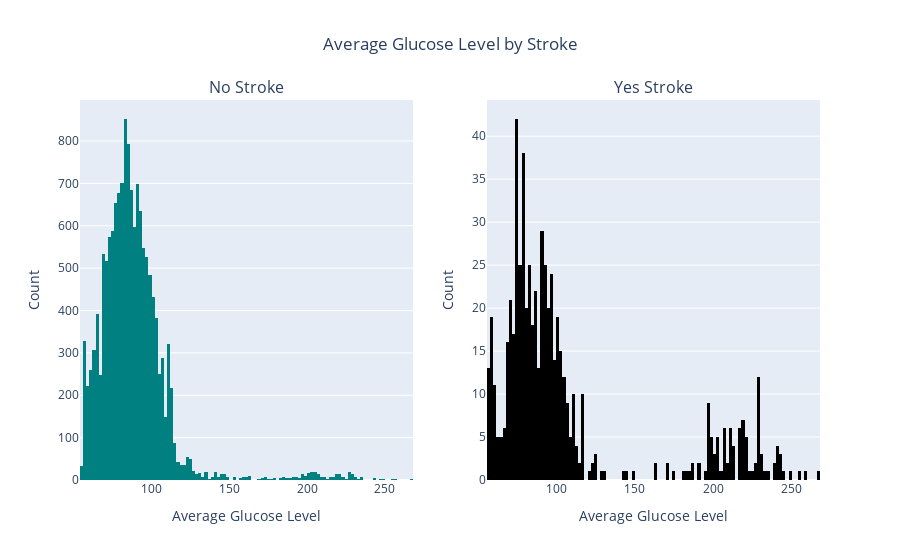

Here is the notebook cell this chart was saved with:
### Code cell
figure = custom_histogram('avg_glucose_level',['Average Glucose Level by Stroke', 'Average Glucose Level'])
figure.show()

### Figure 1 — Plotly figure (JSON) as saved in the notebook; plotly's stock layout.template omitted (floating-point values rounded to 4 significant figures; data arrays with more than 128 entries replaced by an {"elided": "..."} marker saying what was removed)
{"data": [{"alignmentgroup": "True", "bingroup": "x", "hovertemplate": "avg_glucose_level=%{x}<br>count=%{y}<extra></extra>", "legendgroup": "", "marker": {"color": "#008080", "pattern": {"shape": ""}}, "name": "", "offsetgroup": "", "orientation": "v", "showlegend": false, "type": "histogram", "x": {"elided": "14671 float values"}, "xaxis": "x", "yaxis": "y"}, {"alignmentgroup": "True", "bingroup": "x", "hovertemplate": "avg_glucose_level=%{x}<br>count=%{y}<extra></extra>", "legendgroup": "", "marker": {"color": "Black", "pattern": {"shape": ""}}, "name": "", "offsetgroup": "", "orientation": "v", "showlegend": false, "type": "histogram", "x": {"elided": "632 float values"}, "xaxis": "x2", "yaxis": "y2"}], "layout": {"annotations": [{"font": {"size": 16}, "showarrow": false, "text": "No Stroke", "x": 0.225, "xanchor": "center", "xref": "paper", "y": 1, "yanchor": "bottom", "yref": "paper"}, {"font": {"size": 16}, "showarrow": false, "text": "Yes Stroke", "x": 0.775, "xanchor": "center", "xref": "paper", "y": 1, "yanchor": "bottom", "yref": "paper"}], "showlegend": false, "title": {"text": "Average Glucose Level by Stroke", "x": 0.5}, "xaxis": {"anchor": "y", "domain": [0, 0.45], "title": {"text": "Average Glucose Level"}}, "xaxis2": {"anchor": "y2", "domain": [0.55, 1], "title": {"text": "Average Glucose Level"}}, "yaxis": {"anchor": "x", "domain": [0, 1], "title": {"text": "Count"}}, "yaxis2": {"anchor": "x2", "domain": [0, 1], "title": {"text": "Count"}}}}
